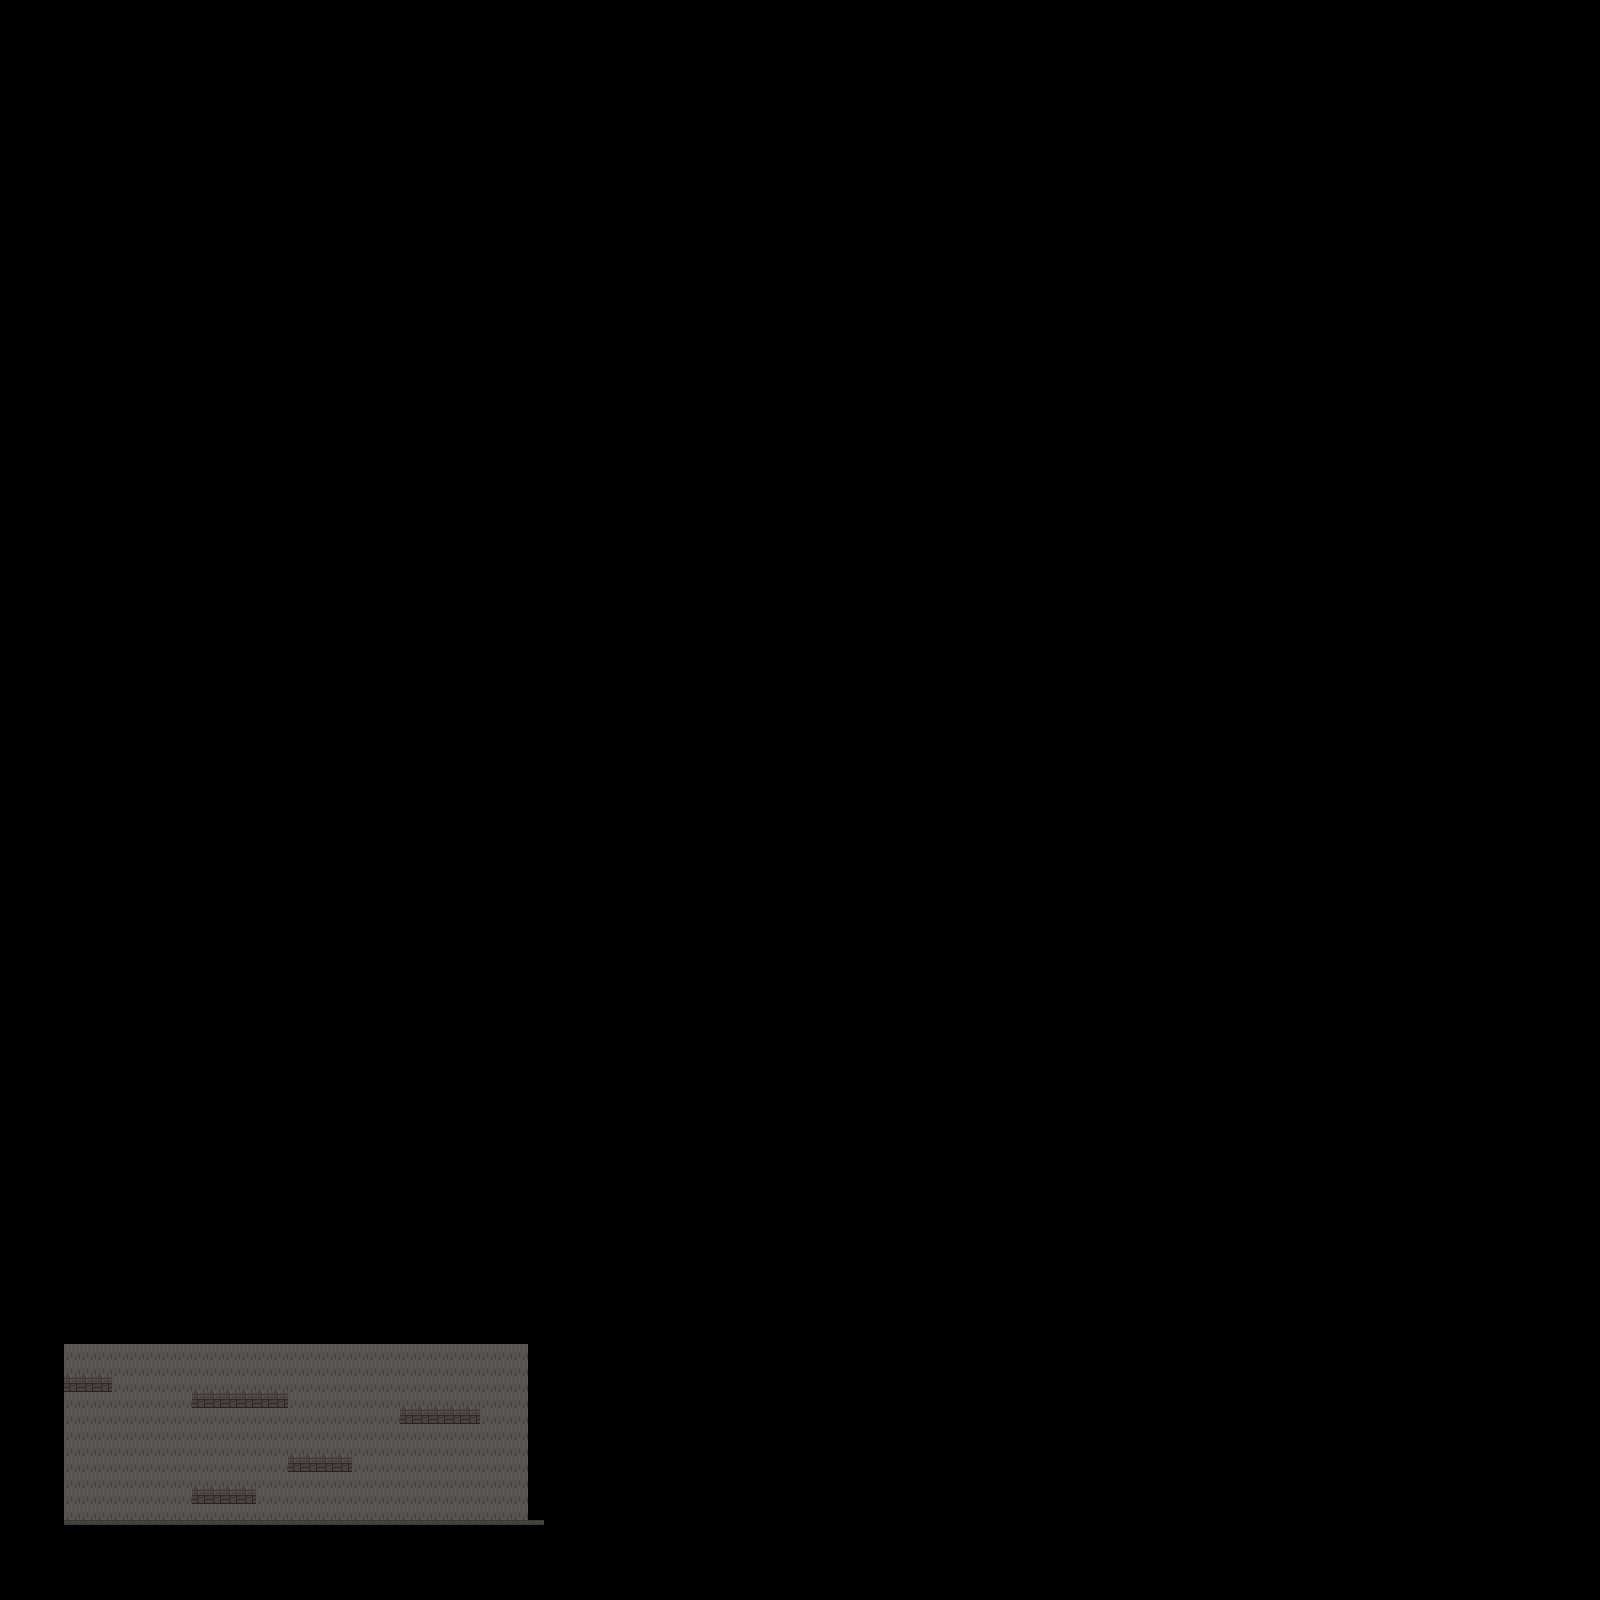

A level layout from a 2D game, rendered from its tile map. Below: a short description, then the map file with tile-grid data replaced by summaries:
An orthogonal 100x100 tile map with 16x16 px tiles, 1 tile layer (Слой тайлов 1) and 8 objects.

<map version="1.10" tiledversion="1.11.2" orientation="orthogonal" renderorder="right-down" width="100" height="100" tilewidth="16" tileheight="16" infinite="0" nextlayerid="8" nextobjectid="60">
 <tileset firstgid="1" source="atlas1.tsx" />
 <layer id="1" name="Слой тайлов 1" width="100" height="100">
  <data>[10000 cells, 10000 non-empty, 5 distinct tile ids]</data>
 </layer>
 <objectgroup id="7" name="collision">
  <object id="46" x="64" y="1376" width="48" height="16" />
  <object id="48" x="192" y="1392" width="96" height="16" />
  <object id="49" x="400" y="1408" width="80" height="16" />
  <object id="50" x="288" y="1456" width="64" height="16" />
  <object id="54" x="192" y="1488" width="64" height="16" />
  <object id="57" x="48" y="1344" width="16" height="176" />
  <object id="58" x="528" y="1344" width="16" height="176" />
  <object id="59" x="48" y="1520" width="496" height="16" />
 </objectgroup>
</map>
